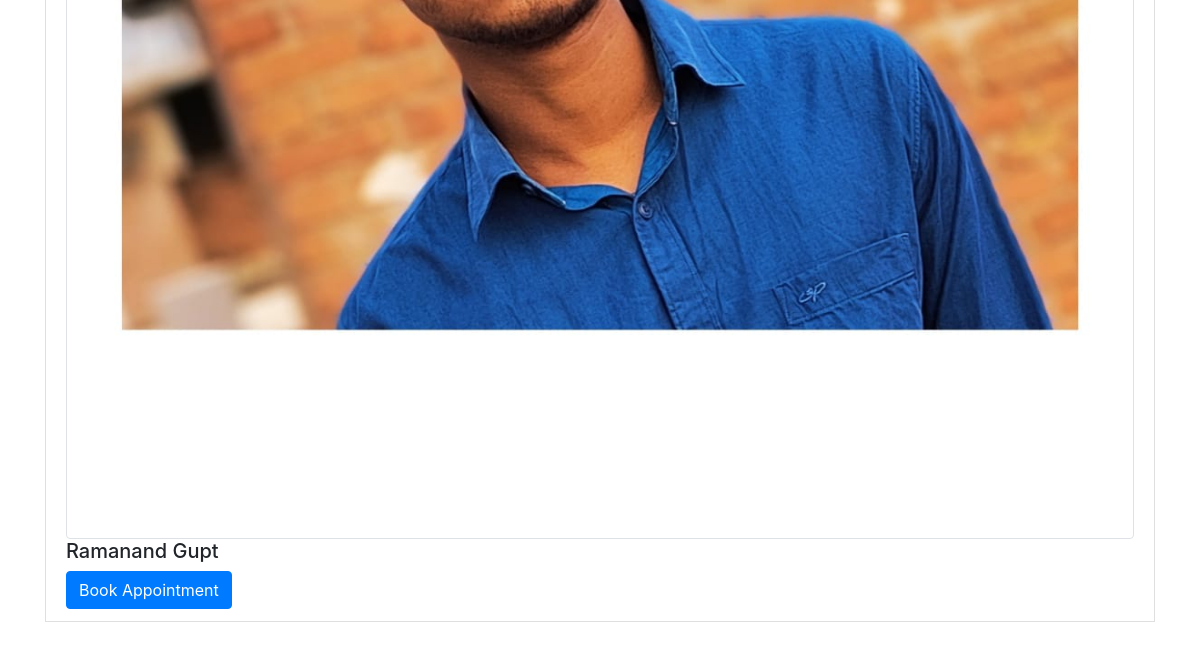
The app's page /appointment/doctors/ (signed in, lower part), older data.
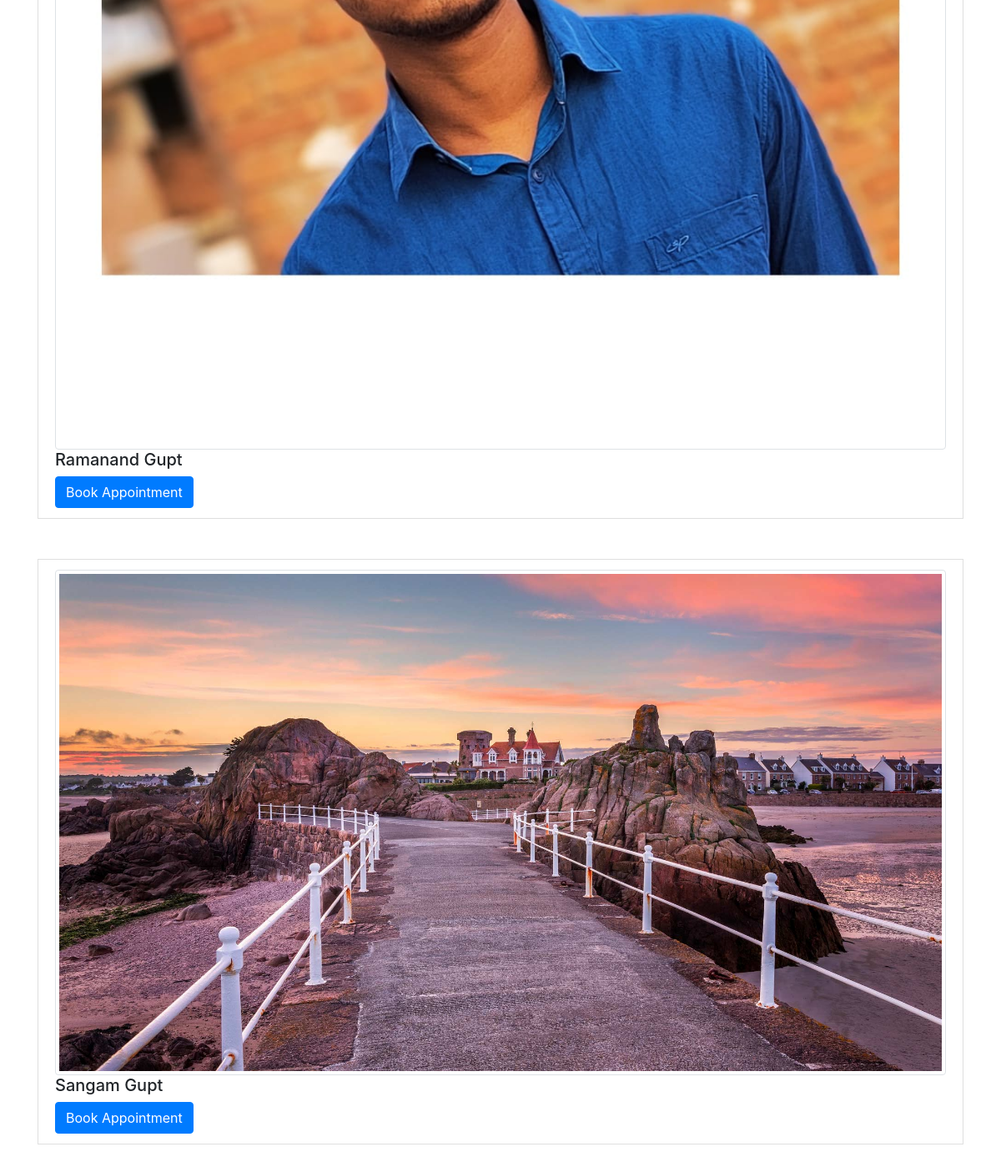
The same page, newer data.
### testapp/models.py (models this page shows, shortened)
class CustomUser(AbstractUser):
    USER_TYPE_CHOICES = (
        ('patient', 'Patient'),
        ('doctor', 'Doctor'),
    )
    user_type = models.CharField(max_length=10, choices=USER_TYPE_CHOICES)
    username = models.CharField(max_length=50, unique=True)
    email = models.EmailField(max_length=100, unique=True)
    first_name = models.CharField(max_length=30)
    last_name = models.CharField(max_length=30)
    profile_picture = models.ImageField(upload_to='profile_picture/')
    address_line1 = models.CharField(max_length=100)
    city = models.CharField(max_length=50)
    state = models.CharField(max_length=50)
    pincode = models.CharField(max_length=6)

### appointment/views.py (the view)
# urls.py: path('doctors/', doctor_list, name='doctor_list'),
@login_required
def doctor_list(request):
    doctors = CustomUser.objects.filter(user_type='doctor')
    return render(request, 'appointment/doctor_list.html', {'doctors': doctors})

### templates/appointment/doctor_list.html (shortened to what this page needs)
<!DOCTYPE html>
<html lang="en">
<head>
    <link href="https://stackpath.bootstrapcdn.com/bootstrap/4.5.2/css/bootstrap.min.css" rel="stylesheet">
</head>
<body>
    <div class="container">
        <div class="list-group">
            {% for doctor in doctors %}
            <div class="list-group-item">
                <img src="{{ doctor.profile_picture.url }}" class="img-thumbnail" alt="{{ doctor.first_name }} {{ doctor.last_name }}">
                <h5>{{ doctor.first_name }} {{ doctor.last_name }}</h5>
                <a href="{% url 'book_appointment' doctor.id %}" class="btn btn-primary">Book Appointment</a>
            </div>
            <br>
            <br>
            {% endfor %}
            <br>
            <br>
        </div>
    </div>
</body>
</html>

Row changes from the older to the newer data that the page shows:
added CustomUser: profile_picture (picture), first_name "Sangam", last_name "Gupt"
